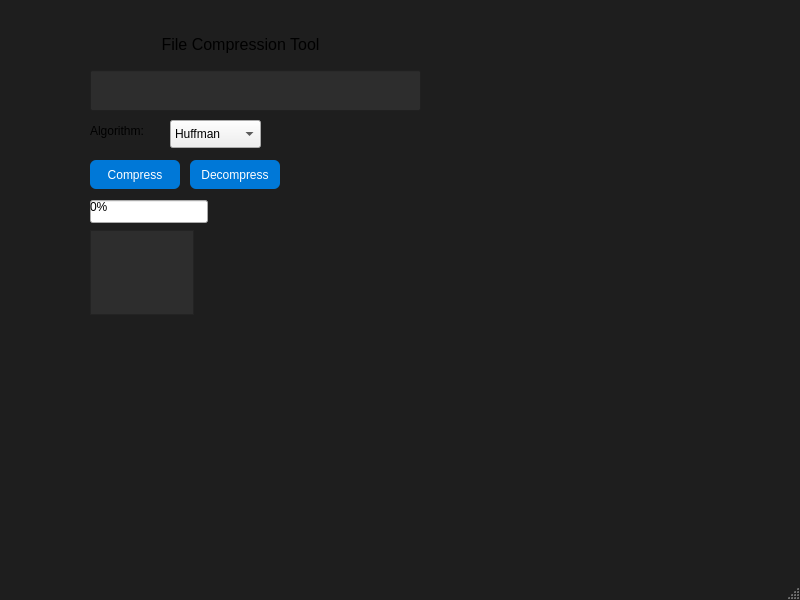
<?xml version="1.0" encoding="UTF-8"?>
<ui version="4.0">
 <class>MainWindow</class>
 <widget class="QMainWindow" name="MainWindow">
  <property name="geometry">
   <rect>
    <x>0</x>
    <y>0</y>
    <width>800</width>
    <height>600</height>
   </rect>
  </property>
  <property name="windowTitle">
   <string>MainWindow</string>
  </property>
  <property name="styleSheet">
   <string notr="true">QMainWindow {
    background-color: #1e1e1e;
}
QPushButton {
    background-color: #0078d7;
    color: white;
    border-radius: 6px;
    padding: 6px;
}
QLineEdit, QTextEdit {
    background-color: #2d2d2d;
    color: #e0e0e0;
}
QProgressBar::chunk {
    background-color: #00c853;
}
</string>
  </property>
  <widget class="QWidget" name="centralwidget">
   <widget class="QLineEdit" name="txtFilePath">
    <property name="geometry">
     <rect>
      <x>90</x>
      <y>70</y>
      <width>331</width>
      <height>41</height>
     </rect>
    </property>
    <property name="readOnly">
     <bool>true</bool>
    </property>
   </widget>
   <widget class="QPushButton" name="btnCompress">
    <property name="geometry">
     <rect>
      <x>90</x>
      <y>160</y>
      <width>90</width>
      <height>29</height>
     </rect>
    </property>
    <property name="text">
     <string>Compress</string>
    </property>
   </widget>
   <widget class="QPushButton" name="btnDecompress">
    <property name="geometry">
     <rect>
      <x>190</x>
      <y>160</y>
      <width>90</width>
      <height>29</height>
     </rect>
    </property>
    <property name="text">
     <string>Decompress</string>
    </property>
   </widget>
   <widget class="QProgressBar" name="progressBar">
    <property name="geometry">
     <rect>
      <x>90</x>
      <y>200</y>
      <width>118</width>
      <height>23</height>
     </rect>
    </property>
    <property name="value">
     <number>0</number>
    </property>
   </widget>
   <widget class="QTextEdit" name="textLog">
    <property name="geometry">
     <rect>
      <x>90</x>
      <y>230</y>
      <width>104</width>
      <height>85</height>
     </rect>
    </property>
    <property name="readOnly">
     <bool>true</bool>
    </property>
   </widget>
   <widget class="QLabel" name="label">
    <property name="geometry">
     <rect>
      <x>90</x>
      <y>29</y>
      <width>301</width>
      <height>31</height>
     </rect>
    </property>
    <property name="minimumSize">
     <size>
      <width>161</width>
      <height>0</height>
     </size>
    </property>
    <property name="text">
     <string>&lt;html&gt;&lt;head/&gt;&lt;body&gt;&lt;p align=&quot;center&quot;&gt;&lt;span style=&quot; font-size:12pt;&quot;&gt;File Compression Tool&lt;/span&gt;&lt;/p&gt;&lt;/body&gt;&lt;/html&gt;</string>
    </property>
   </widget>
   <widget class="QComboBox" name="comboAlgorithm">
    <property name="geometry">
     <rect>
      <x>170</x>
      <y>120</y>
      <width>91</width>
      <height>28</height>
     </rect>
    </property>
    <item>
     <property name="text">
      <string>Huffman</string>
     </property>
    </item>
    <item>
     <property name="text">
      <string>LZW</string>
     </property>
    </item>
   </widget>
   <widget class="QLabel" name="label_2">
    <property name="geometry">
     <rect>
      <x>90</x>
      <y>120</y>
      <width>81</width>
      <height>21</height>
     </rect>
    </property>
    <property name="text">
     <string>Algorithm:</string>
    </property>
   </widget>
  </widget>
  <widget class="QMenuBar" name="menubar">
   <property name="geometry">
    <rect>
     <x>0</x>
     <y>0</y>
     <width>800</width>
     <height>25</height>
    </rect>
   </property>
  </widget>
  <widget class="QStatusBar" name="statusbar"/>
 </widget>
 <resources/>
 <connections/>
</ui>
